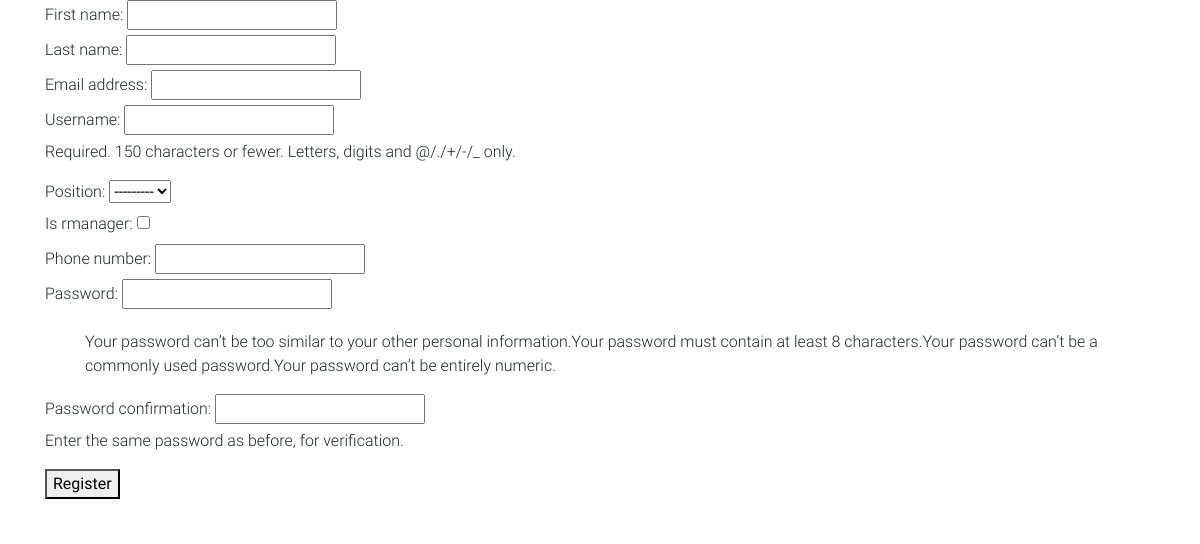
/user/register (signed in), run on an earlier commit of the app's database.
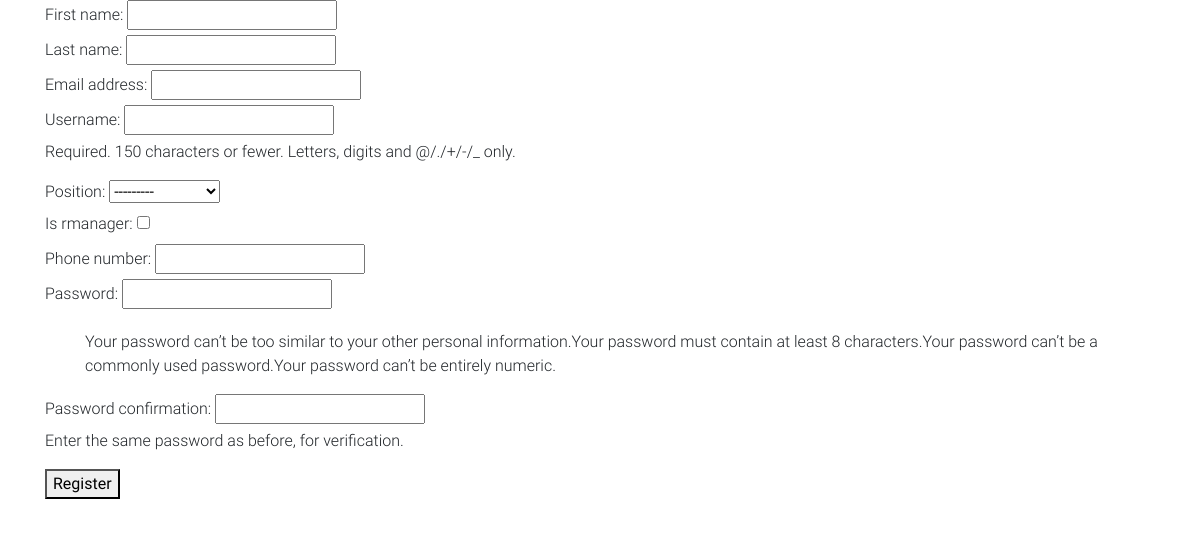
And on a later commit of the database.
### ApiModule/models.py (models this page shows)
class StaffPosition(models.Model):
    position = models.CharField(max_length = 200)
    def __str__(self):
        return(self.position)

### AdminModule/views.py (the view)
# urls.py: path('register',views.user_registration, name = "new user registration"),
@user_passes_test(check,login_url='/404')
def user_registration(request):
    if request.method == 'POST':
        user_form = UserForm(request.POST)
        if user_form.is_valid():
            user = user_form.save(commit=False)
            user.save()
            print(user)
            print("user created")
            return HttpResponseRedirect('/admin')
        else:
            print("error on the forms")
            return render(request, 'AdminModule/staff_id_form.html', { 'user_form':user_form})
    else:
        user_form = UserForm()
        return render(request, 'AdminModule/staff_id_form.html', { 'user_form':user_form})

### AdminModule/forms.py
class UserForm(UserCreationForm,ModelForm):
    position = forms.ModelChoiceField(queryset = StaffPosition.objects.all(), label = None)
    class Meta(UserCreationForm):
        model = CustomUser
        fields = ['first_name','last_name','email','username','position','is_rmanager','phone_number']

### AdminModule/views.py (called while the page is built)
def check(user):
    try:
        if user.is_rmanager == True:
            return True
        else:
            return False
    except:
        return False

### AdminModule/templates/AdminModule/staff_id_form.html (shortened to what this page needs)
{% extends 'MenuModule/base.html' %} {% block content %}
<div class="container">
  <form method="POST" action="">
    {% for field in user_form %}
    <div class="fieldWrapper">
        {{ field.label_tag }} {{ field }}
        {% if field.help_text %}
        <p class="help">{{ field.help_text|safe }}</p>
        {% endif %}
  </div>
{% endfor %}
<button type="submit">Register</button>
</form>
</div>
{% endblock %}

### MenuModule/templates/MenuModule/base.html (shortened to what this page needs)
{% load static %}
<!doctype html>
<!DOCTYPE html>
<html lang="en">
<head>
  <link rel="stylesheet" href="https://use.fontawesome.com/releases/v5.8.2/css/all.css">
  <link href="{% static 'vendor/mdb/css/bootstrap.min.css' %}" rel="stylesheet">
  <link href="{% static 'vendor/mdb/css/mdb.min.css' %}" rel="stylesheet">
  <link href="{% static 'vendor/style.css' %}" rel="stylesheet">
</head>
{% block content %}
{% endblock %}
  <footer id="about" class="bg-black small text-center text-white-50">
      <div class="container">
        Copyright &copy;  <strong>MetaData Tech</strong>
    </footer>
</body>
</html>

What changed in the data, as far as the page shows it:
added StaffPosition: user_form "---------"
